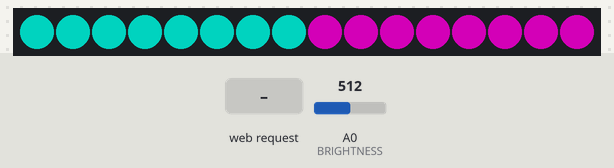
A sketch run on a simulated ESP8266 (Wemos D1 mini). Shown: 16 RGB LEDs in strip order, left to right. Inputs (shaded band) come from the test bench; at power-on: A0 (BRIGHTNESS) = 512. Dim RGB values are drawn brighter than linear; WiFi joins after 1.5 s; servers stay silent unless stated; not simulated (calls return 0 or success): wifi_password.h; what the sketch prints to the serial monitor is not drawn.

Above: at 3.7 s.
3.8 s: HTTP request GET /set?pixels=120 received
At 5.7 s:
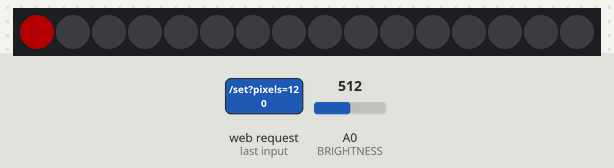
6.0 s: HTTP request GET /set?direct=1&pixels=1&hue=1 received
At 7.3 s:
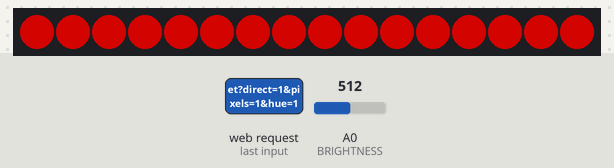
8.0 s: HTTP request GET /set?hue=120 received
At 8.9 s:
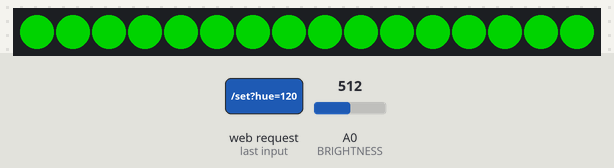
10.0 s: A0 (BRIGHTNESS) set to 716
12.0 s: A0 (BRIGHTNESS) set to 900
14.0 s: A0 (BRIGHTNESS) set to 15
At 14.8 s:
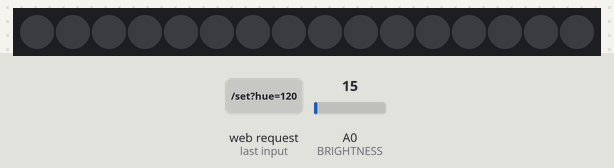
Timing chart, 0 to 17.0 s (numbered marks = the images above; inputs shaded):
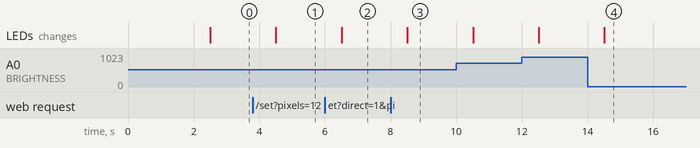

The sketch:

pixelLampenWemos.ino
```cpp
// rili frikin cool potentiometer rgb controller for neopixels ;))) by Plasmoxy
// MOD 2021 FOR WEMOS D1
#include <ESP8266WiFi.h>
#include <WiFiClient.h>
#include <ESP8266WebServer.h>
#include <ESP8266mDNS.h>
#include <Adafruit_NeoPixel.h>
#include "hsvcolors.h"
#include "wifi_password.h" // assign ssid and password char* vars
#include "page.h"

// pins
#define PIN D2
#define NUMPIXELS 16
#define BRIGHTNESS A0
#define SLEEP_THRESHOLD 25

Adafruit_NeoPixel pixels = Adafruit_NeoPixel(NUMPIXELS, PIN, NEO_GRB + NEO_KHZ800);
ESP8266WebServer server ( 80 );
int hueVal = 0;
int newBrightnessVal = 0;
float brightnessVal = 0;
bool sleeping = false;

// direct pixel rgb vals
int directPixels[3*16] = {0, 255, 230, 0, 255, 230, 0, 255, 230, 0, 255, 230, 0, 255, 230, 0, 255, 230, 0, 255, 230, 0, 255, 230, 255, 0, 221, 255, 0, 221, 255, 0, 221, 255, 0, 221, 255, 0, 221, 255, 0, 221, 255, 0, 221, 255, 0, 221};
bool directPixelsEnabled = true;

void setPixels(int r, int g, int b) {
  uint32_t color = pixels.Color(r, g, b); // pack to 32bit RGB
  for (int i = 0; i < NUMPIXELS; i++) {
    pixels.setPixelColor(i, color);
  }
  pixels.show();
}

String IpAddress2String(const IPAddress& ipAddress)
{
    return String(ipAddress[0]) + String(".") +
           String(ipAddress[1]) + String(".") +
           String(ipAddress[2]) + String(".") +
           String(ipAddress[3]);
}

String getValue(String data, char separator, int index)
{
    int found = 0;
    int strIndex[] = { 0, -1 };
    int maxIndex = data.length() - 1;

    for (int i = 0; i <= maxIndex && found <= index; i++) {
        if (data.charAt(i) == separator || i == maxIndex) {
            found++;
            strIndex[0] = strIndex[1] + 1;
            strIndex[1] = (i == maxIndex) ? i+1 : i;
        }
    }
    return found > index ? data.substring(strIndex[0], strIndex[1]) : "";
}

void handleRoot() {
  server.sendHeader("Access-Control-Allow-Origin", "*");
  server.sendHeader("Access-Control-Max-Age", "10000");
  server.sendHeader("Access-Control-Allow-Methods", "PUT,POST,GET,OPTIONS");
  server.sendHeader("Access-Control-Allow-Headers", "*");
  server.send(200, "text/html", getPage(IpAddress2String(WiFi.localIP())));
}

void handleSet() {

  if (server.arg("direct") != NULL) {
    directPixelsEnabled = server.arg("direct") == "true";
  }

  if (server.arg("pixels") != NULL) {
    Serial.println("Pixels loading");
    Serial.println(server.arg("pixels"));

    // KOKOT
    for (int i = 0; i < 3*16; i++) {
      directPixels[i] = (byte) getValue(server.arg("pixels"), '.', i).toInt();
    }
  }

  if (server.arg("hue") != NULL) {
    hueVal = server.arg("hue").toInt();
  }

  server.sendHeader("Access-Control-Allow-Origin", "*");
  server.sendHeader("Access-Control-Max-Age", "10000");
  server.sendHeader("Access-Control-Allow-Methods", "PUT,POST,GET,OPTIONS");
  server.sendHeader("Access-Control-Allow-Headers", "*");
  server.send(200, "text/plain", "OK");
}

void setup() {

  pixels.begin();
  Serial.begin(9600);
  pinMode(A0, INPUT);

  delay(1000);

  // Connect to Wi-Fi network with SSID and password
  Serial.print("Connecting to ");
  Serial.println(ssid);
  WiFi.begin(ssid, password);
  while (WiFi.status() != WL_CONNECTED) {
    delay(500);
    Serial.print(".");
  }
  // Print local IP address and start web server
  Serial.println("");
  Serial.println("WiFi connected.");
  Serial.println("IP address: ");
  Serial.println(WiFi.localIP());

  // routing
  server.on("/", handleRoot);
  server.on("/set", handleSet);
  server.begin();
  Serial.println("server started");
}

void loop() {
  newBrightnessVal = analogRead(BRIGHTNESS);
  //Serial.println(newBrightnessVal);

  if (newBrightnessVal < SLEEP_THRESHOLD) {
    sleeping = true;
    setPixels(0, 0, 0);
  } else {
    sleeping = false;
  }

  if (sleeping) {
    delay(1000);
    return;
  }

  // not sleeping, server
  server.handleClient();

  // brightness
  brightnessVal = newBrightnessVal/1024.0;

  // convert to rgb int[3], get pointer
  int* rgb = hsvToRgb(hueVal, 1.0, brightnessVal);

  // set values on pixels
  if (directPixelsEnabled) {
    for (int i = 0; i < 16; i++) {
      pixels.setPixelColor(i, pixels.Color(brightnessVal*directPixels[3*i], brightnessVal*directPixels[3*i+1], brightnessVal*directPixels[3*i+2]));
    }
    pixels.show();
  } else {
    setPixels(rgb[0], rgb[1], rgb[2]);
  }

  // some smoothing delay
  delay(1000);
}
```

hsvcolors.h
```cpp
int* hsvToRgb(int h, double s, double v) {
  //this is the algorithm to convert from RGB to HSV
  double r=0;
  double g=0;
  double b=0;

  double hf=h/60.0;

  int i=(int)floor(h/60.0);
  double f = h/60.0 - i;
  double pv = v * (1 - s);
  double qv = v * (1 - s*f);
  double tv = v * (1 - s * (1 - f));

  switch (i)
  {
  case 0: //rojo dominante
    r = v;
    g = tv;
    b = pv;
    break;
  case 1: //verde
    r = qv;
    g = v;
    b = pv;
    break;
  case 2:
    r = pv;
    g = v;
    b = tv;
    break;
  case 3: //azul
    r = pv;
    g = qv;
    b = v;
    break;
  case 4:
    r = tv;
    g = pv;
    b = v;
    break;
  case 5: //rojo
    r = v;
    g = pv;
    b = qv;
    break;
  }

  //set each component to a integer value between 0 and 255
  int red=constrain((int)255*r,0,255);
  int green=constrain((int)255*g,0,255);
  int blue=constrain((int)255*b,0,255);

  int* rgb = new int[3];
  rgb[0] = red;
  rgb[1] = green;
  rgb[2] = blue;

  return rgb;
}
```

page.h
```cpp
String getPage(String ip) {

  return "<!DOCTYPE html>\r\n<!--[if lt IE 7]>      <html class=\"no-js lt-ie9 lt-ie8 lt-ie7\"> <![endif]-->\r\n<!--[if IE 7]>         <html class=\"no-js lt-ie9 lt-ie8\"> <![endif]-->\r\n<!--[if IE 8]>         <html class=\"no-js lt-ie9\"> <![endif]-->\r\n<!--[if gt IE 8]>      <html class=\"no-js\"> <!--<![endif]-->\r\n<html>\r\n  <head>\r\n    <meta charset=\"utf-8\">\r\n    <meta http-equiv=\"X-UA-Compatible\" content=\"IE=edge\">\r\n    <title></title>\r\n    <meta name=\"description\" content=\"\">\r\n    <meta name=\"viewport\" content=\"width=device-width, initial-scale=1\">\r\n    <link rel=\"stylesheet\" href=\"\">\r\n    \r\n    <script src=\"https://cdnjs.cloudflare.com/ajax/libs/jquery/3.6.0/jquery.min.js\" integrity=\"sha512-894YE6QWD5I59HgZOGReFYm4dnWc1Qt5NtvYSaNcOP+u1T9qYdvdihz0PPSiiqn/+/3e7Jo4EaG7TubfWGUrMQ==\" crossorigin=\"anonymous\"></script>\r\n    \r\n    <link rel=\"stylesheet\" href=\"https://cdn.jsdelivr.net/npm/bootstrap@4.6.0/dist/css/bootstrap.min.css\" integrity=\"sha384-B0vP5xmATw1+K9KRQjQERJvTumQW0nPEzvF6L/Z6nronJ3oUOFUFpCjEUQouq2+l\" crossorigin=\"anonymous\">\r\n    \r\n    <script src=\"https://cdn.jsdelivr.net/npm/bootstrap@4.6.0/dist/js/bootstrap.min.js\" integrity=\"sha384-+YQ4JLhjyBLPDQt//I+STsc9iw4uQqACwlvpslubQzn4u2UU2UFM80nGisd026JF\" crossorigin=\"anonymous\"></script>\r\n    \r\n    <style>\r\n      body {\r\n        color: white;\r\n        background: black;\r\n      }\r\n      \r\n      img {\r\n        border-radius: 30px;\r\n      }\r\n      \r\n      img:hover {\r\n        cursor: pointer;\r\n      }\r\n      \r\n      .cd {\r\n        \r\n      }\r\n      \r\n      .form-control-inline {\r\n          min-width: 0;\r\n          width: auto;\r\n          display: inline;\r\n      }\r\n    </style>\r\n    \r\n  </head>\r\n  <body>  \r\n    <div class=\"container mt-5\">\r\n      <h1>Pixel lampen</h1>\r\n      <div class=\"row mt-5\">\r\n        <div id=\"vapor\" class=\"col-sm-6 col-md-4 p-1\">\r\n          <img src=\"https://i.pinimg.com/originals/1e/82/e3/1e82e334b913b2d84477dc893b541049.jpg\" width=\"100%\">\r\n        </div>\r\n        <div id=\"aqua\" class=\"col-sm-6 col-md-4 p-1\">\r\n          <img src=\"https://i.pinimg.com/originals/e0/f1/3b/e0f13b76001f816f6914fb2e758e038c.jpg\" width=\"100%\">\r\n        </div>\r\n        \r\n        <div id=\"outrun\" class=\"col-sm-6 col-md-4 p-1\">\r\n          <img src=\"https://i.pinimg.com/564x/00/e5/6c/00e56ca9f37d9bdadcdb8005fe9bb894.jpg\" width=\"100%\">\r\n        </div>\r\n      </div>\r\n      \r\n      <div class=\"mt-5\">\r\n        <h2>Set kolore:</h2>\r\n        <input id=\"fr\" type=\"text\" class=\"m-1 form-control form-control-inline\">\r\n        <input id=\"fg\" type=\"text\" class=\"m-1 form-control form-control-inline\">\r\n        <input id=\"fb\" type=\"text\" class=\"m-1 form-control form-control-inline\">\r\n        <br>\r\n        <input id=\"sr\" type=\"text\" class=\"m-1 form-control form-control-inline\">\r\n        <input id=\"sg\" type=\"text\" class=\"m-1 form-control form-control-inline\">\r\n        <input id=\"sb\" type=\"text\" class=\"m-1 form-control form-control-inline\">\r\n        <br>\r\n        <button class=\"p-1 btn btn-primary\" id=\"setkolore\">SET</button>\r\n      </div>\r\n      \r\n     </div>\r\n    <script>\r\n      \r\n      function kolore(fr, fg, fb, sr, sg, sb) {\r\n        let s=\"\";\r\n        for (let i = 0; i < 8; i++) {\r\n            s += `${fr}.${fg}.${fb}.`;\r\n        }\r\n        for (let i = 0; i < 8; i++) {\r\n            s += `${sr}.${sg}.${sb}.`;\r\n        }\r\n        s.length--;\r\n        fetch(\"http://"+ip+"/set?direct=true&pixels=\" + s);\r\n      }\r\n      \r\n      $(\"#vapor\").click(() => {\r\n        kolore(0, 255, 230, 255, 0, 221)\r\n      })\r\n      \r\n      $(\"#outrun\").click(() => {\r\n        kolore(158,0,255, 255,0,82)\r\n      })\r\n      \r\n      $(\"#aqua\").click(() => {\r\n        kolore(0, 255, 230, 0, 255, 230)\r\n      })\r\n      \r\n      \r\n      $(\"#setkolore\").click(() => {\r\n        kolore(\r\n          Number($(\"#fr\").val()),Number($(\"#fg\").val()),Number($(\"#fb\").val()),\r\n          Number($(\"#sr\").val()),Number($(\"#sg\").val()),Number($(\"#sb\").val()),\r\n        )\r\n      })\r\n      \r\n      \r\n    </script>\r\n  </body>\r\n</html>";
}
```

Measured:
- after the input at 3.8 s, the LEDs: change after 0.71 s (image 1)
- after the input at 6.0 s, the LEDs: change after 0.51 s (image 2)
- after the input at 8.0 s, the LEDs: change after 0.51 s (image 3)
- after the input at 14.0 s, the LEDs: change after 0.51 s (image 4)
